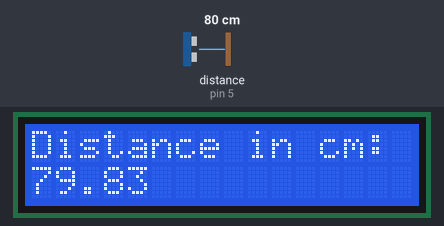
A sketch run on a simulated Arduino Uno, built with avr-gcc and run on an emulated ATmega328P. Shown: 16×2 character LCD. Wiring (inferred from the names in the program): ultrasonic range finder: trigger pin 4; echo pin 5. The test bench sets the inputs (shaded band); at power-on: distance to the obstacle (sensor on pin 5) 80 cm. The echo pulse lasts 58.3 µs per cm.

Above: at 1.2 s.
1.3 s: distance to the obstacle (sensor on pin 5) set to 35 cm
At 2.7 s:
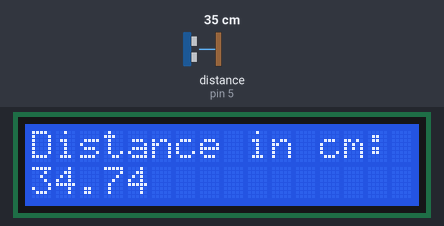
4.6 s: distance to the obstacle (sensor on pin 5) set to 2 cm
At 6.0 s:
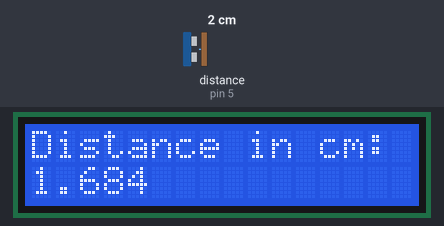
6.7 s: distance to the obstacle (sensor on pin 5) set to 4 cm
At 9.6 s:
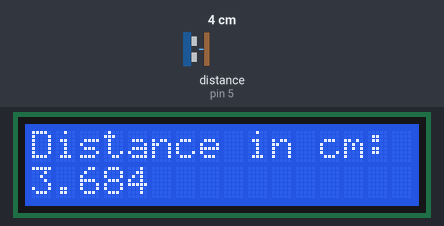
Timing chart, 0 to 11.1 s (numbered marks = the images above; inputs shaded):
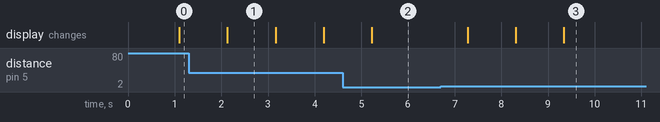

Measured:
- after the input at 1.3 s, the display: changes after 0.83 s (image 1)
- after the input at 4.6 s, the display: changes after 0.62 s (image 2)
- after the input at 6.7 s, the display: changes after 0.58 s (image 3)
- what the display in image 1 shows lasts 1.1 s, from 2.1 s to 3.2 s

The sketch:

lcdandSensor.ino
```cpp
#include <LiquidCrystal.h>
int rs = 7;
int en = 8;
int d4 = 9;
int d5 = 10;
int d6 = 11;
int d7 = 12;

int trigPin = 4;
int echoPin = 5;
int pingTravelTime;

unsigned long previousMillis = 0;
const long interval = 1000;
int countingTime = 10;
int currentCount = 0;
double cm;

LiquidCrystal lcd(rs, en, d4, d5, d6,  d7);

void setup() {
  lcd.begin(16,2);

  pinMode(trigPin, OUTPUT);
  pinMode(echoPin, INPUT);
  Serial.begin(9600);
}

void loop() {
  unsigned long currentMillis = millis();

  if (currentMillis - previousMillis >= interval) {
    // Call the first function to measure distance
    measureDistance();

    // Update the previousMillis variable
    previousMillis = currentMillis;
  }

  // Call the second function to display counting time on LCD
  displayCountingTime();
}

void measureDistance() {
  digitalWrite(trigPin, LOW);
  delayMicroseconds(10);
  digitalWrite(trigPin, HIGH);
  delayMicroseconds(10);
  digitalWrite(trigPin, LOW);
  pingTravelTime = pulseIn(echoPin, HIGH);
  cm = (pingTravelTime/2) / 29.1;     // Divide by 29.1 or multiply by 0.0343

  delay(25);
}

void displayCountingTime() {
    lcd.setCursor(0,0);
    lcd.print("Distance in cm: ");
    lcd.setCursor(0,1);
    lcd.print(cm);
    delay(1000);
}
```
